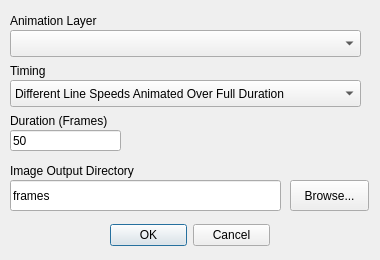
<?xml version="1.0" encoding="UTF-8"?>
<ui version="4.0">
 <class>mmqgis_animate_lines_form</class>
 <widget class="QDialog" name="mmqgis_animate_lines_form">
  <property name="windowModality">
   <enum>Qt::ApplicationModal</enum>
  </property>
  <property name="enabled">
   <bool>true</bool>
  </property>
  <property name="geometry">
   <rect>
    <x>0</x>
    <y>0</y>
    <width>380</width>
    <height>260</height>
   </rect>
  </property>
  <property name="mouseTracking">
   <bool>false</bool>
  </property>
  <property name="windowTitle">
   <string>Animate Lines</string>
  </property>
  <widget class="QDialogButtonBox" name="buttonBox">
   <property name="geometry">
    <rect>
     <x>110</x>
     <y>220</y>
     <width>160</width>
     <height>31</height>
    </rect>
   </property>
   <property name="orientation">
    <enum>Qt::Horizontal</enum>
   </property>
   <property name="standardButtons">
    <set>QDialogButtonBox::Cancel|QDialogButtonBox::Ok</set>
   </property>
  </widget>
  <widget class="QLabel" name="label">
   <property name="geometry">
    <rect>
     <x>10</x>
     <y>160</y>
     <width>161</width>
     <height>22</height>
    </rect>
   </property>
   <property name="text">
    <string>Image Output Directory</string>
   </property>
  </widget>
  <widget class="QLineEdit" name="outdirname">
   <property name="geometry">
    <rect>
     <x>10</x>
     <y>180</y>
     <width>271</width>
     <height>31</height>
    </rect>
   </property>
   <property name="text">
    <string>frames</string>
   </property>
   <property name="readOnly">
    <bool>false</bool>
   </property>
  </widget>
  <widget class="QPushButton" name="browseoutfile">
   <property name="geometry">
    <rect>
     <x>290</x>
     <y>180</y>
     <width>79</width>
     <height>31</height>
    </rect>
   </property>
   <property name="text">
    <string>Browse...</string>
   </property>
  </widget>
  <widget class="QComboBox" name="layername">
   <property name="geometry">
    <rect>
     <x>10</x>
     <y>30</y>
     <width>351</width>
     <height>27</height>
    </rect>
   </property>
  </widget>
  <widget class="QLabel" name="label_4">
   <property name="geometry">
    <rect>
     <x>10</x>
     <y>10</y>
     <width>108</width>
     <height>22</height>
    </rect>
   </property>
   <property name="text">
    <string>Animation Layer</string>
   </property>
  </widget>
  <widget class="QLineEdit" name="durationframes">
   <property name="geometry">
    <rect>
     <x>10</x>
     <y>130</y>
     <width>111</width>
     <height>21</height>
    </rect>
   </property>
   <property name="text">
    <string>50</string>
   </property>
   <property name="readOnly">
    <bool>false</bool>
   </property>
  </widget>
  <widget class="QLabel" name="label_7">
   <property name="geometry">
    <rect>
     <x>10</x>
     <y>110</y>
     <width>121</width>
     <height>22</height>
    </rect>
   </property>
   <property name="text">
    <string>Duration (Frames)</string>
   </property>
  </widget>
  <widget class="QLabel" name="label_6">
   <property name="geometry">
    <rect>
     <x>10</x>
     <y>60</y>
     <width>151</width>
     <height>22</height>
    </rect>
   </property>
   <property name="text">
    <string>Timing</string>
   </property>
  </widget>
  <widget class="QComboBox" name="timing">
   <property name="geometry">
    <rect>
     <x>10</x>
     <y>80</y>
     <width>351</width>
     <height>27</height>
    </rect>
   </property>
   <item>
    <property name="text">
     <string>Different Line Speeds Animated Over Full Duration</string>
    </property>
   </item>
   <item>
    <property name="text">
     <string>One Line Speed Determined By Longest Line</string>
    </property>
   </item>
  </widget>
 </widget>
 <tabstops>
  <tabstop>layername</tabstop>
  <tabstop>timing</tabstop>
  <tabstop>durationframes</tabstop>
  <tabstop>outdirname</tabstop>
  <tabstop>browseoutfile</tabstop>
  <tabstop>buttonBox</tabstop>
 </tabstops>
 <resources/>
 <connections>
  <connection>
   <sender>buttonBox</sender>
   <signal>accepted()</signal>
   <receiver>mmqgis_animate_lines_form</receiver>
   <slot>accept()</slot>
   <hints>
    <hint type="sourcelabel">
     <x>248</x>
     <y>254</y>
    </hint>
    <hint type="destinationlabel">
     <x>157</x>
     <y>274</y>
    </hint>
   </hints>
  </connection>
  <connection>
   <sender>buttonBox</sender>
   <signal>rejected()</signal>
   <receiver>mmqgis_animate_lines_form</receiver>
   <slot>reject()</slot>
   <hints>
    <hint type="sourcelabel">
     <x>316</x>
     <y>260</y>
    </hint>
    <hint type="destinationlabel">
     <x>286</x>
     <y>274</y>
    </hint>
   </hints>
  </connection>
 </connections>
</ui>
